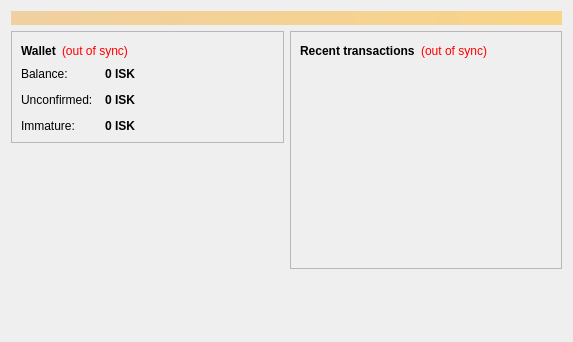
<?xml version="1.0" encoding="UTF-8"?>
<ui version="4.0">
 <class>OverviewPage</class>
 <widget class="QWidget" name="OverviewPage">
  <property name="geometry">
   <rect>
    <x>0</x>
    <y>0</y>
    <width>573</width>
    <height>342</height>
   </rect>
  </property>
  <property name="windowTitle">
   <string>Form</string>
  </property>
  <layout class="QVBoxLayout" name="topLayout">
   <item>
    <widget class="QLabel" name="labelAlerts">
     <property name="visible">
      <bool>false</bool>
     </property>
     <property name="styleSheet">
      <string notr="true">background-color: qlineargradient(x1: 0, y1: 0, x2: 1, y2: 0, stop:0 #F0D0A0, stop:1 #F8D488); color:#000000;</string>
     </property>
     <property name="wordWrap">
      <bool>true</bool>
     </property>
     <property name="margin">
      <number>3</number>
     </property>
    </widget>
   </item>
   <item>
    <layout class="QHBoxLayout" name="horizontalLayout" stretch="1,1">
     <item>
      <layout class="QVBoxLayout" name="verticalLayout_2">
       <item>
        <widget class="QFrame" name="frame">
         <property name="frameShape">
          <enum>QFrame::StyledPanel</enum>
         </property>
         <property name="frameShadow">
          <enum>QFrame::Raised</enum>
         </property>
         <layout class="QVBoxLayout" name="verticalLayout_4">
          <item>
           <layout class="QHBoxLayout" name="horizontalLayout_4">
            <item>
             <widget class="QLabel" name="label_5">
              <property name="font">
               <font>
                <weight>75</weight>
                <bold>true</bold>
               </font>
              </property>
              <property name="text">
               <string>Wallet</string>
              </property>
             </widget>
            </item>
            <item>
             <widget class="QLabel" name="labelWalletStatus">
              <property name="toolTip">
               <string>The displayed information may be out of date. Your wallet automatically synchronizes with the Iskies network after a connection is established, but this process has not completed yet.</string>
              </property>
              <property name="styleSheet">
               <string notr="true">QLabel { color: red; }</string>
              </property>
              <property name="text">
               <string notr="true">(out of sync)</string>
              </property>
              <property name="alignment">
               <set>Qt::AlignLeading|Qt::AlignLeft|Qt::AlignVCenter</set>
              </property>
             </widget>
            </item>
            <item>
             <spacer name="horizontalSpacer_2">
              <property name="orientation">
               <enum>Qt::Horizontal</enum>
              </property>
              <property name="sizeHint" stdset="0">
               <size>
                <width>40</width>
                <height>20</height>
               </size>
              </property>
             </spacer>
            </item>
           </layout>
          </item>
          <item>
           <layout class="QFormLayout" name="formLayout_2">
            <property name="fieldGrowthPolicy">
             <enum>QFormLayout::AllNonFixedFieldsGrow</enum>
            </property>
            <property name="horizontalSpacing">
             <number>12</number>
            </property>
            <property name="verticalSpacing">
             <number>12</number>
            </property>
            <item row="0" column="0">
             <widget class="QLabel" name="label">
              <property name="text">
               <string>Balance:</string>
              </property>
             </widget>
            </item>
            <item row="0" column="1">
             <widget class="QLabel" name="labelBalance">
              <property name="font">
               <font>
                <weight>75</weight>
                <bold>true</bold>
               </font>
              </property>
              <property name="cursor">
               <cursorShape>IBeamCursor</cursorShape>
              </property>
              <property name="toolTip">
               <string>Your current balance</string>
              </property>
              <property name="text">
               <string notr="true">0 ISK</string>
              </property>
              <property name="textInteractionFlags">
               <set>Qt::LinksAccessibleByMouse|Qt::TextSelectableByKeyboard|Qt::TextSelectableByMouse</set>
              </property>
             </widget>
            </item>
            <item row="1" column="0">
             <widget class="QLabel" name="label_3">
              <property name="text">
               <string>Unconfirmed:</string>
              </property>
             </widget>
            </item>
            <item row="1" column="1">
             <widget class="QLabel" name="labelUnconfirmed">
              <property name="font">
               <font>
                <weight>75</weight>
                <bold>true</bold>
               </font>
              </property>
              <property name="cursor">
               <cursorShape>IBeamCursor</cursorShape>
              </property>
              <property name="toolTip">
               <string>Total of transactions that have yet to be confirmed, and do not yet count toward the current balance</string>
              </property>
              <property name="text">
               <string notr="true">0 ISK</string>
              </property>
              <property name="textInteractionFlags">
               <set>Qt::LinksAccessibleByMouse|Qt::TextSelectableByKeyboard|Qt::TextSelectableByMouse</set>
              </property>
             </widget>
            </item>
            <item row="2" column="0">
             <widget class="QLabel" name="labelImmatureText">
              <property name="text">
               <string>Immature:</string>
              </property>
             </widget>
            </item>
            <item row="2" column="1">
             <widget class="QLabel" name="labelImmature">
              <property name="font">
               <font>
                <weight>75</weight>
                <bold>true</bold>
               </font>
              </property>
              <property name="toolTip">
               <string>Mined balance that has not yet matured</string>
              </property>
              <property name="text">
               <string notr="true">0 ISK</string>
              </property>
              <property name="textInteractionFlags">
               <set>Qt::LinksAccessibleByMouse|Qt::TextSelectableByKeyboard|Qt::TextSelectableByMouse</set>
              </property>
             </widget>
            </item>
           </layout>
          </item>
         </layout>
        </widget>
       </item>
       <item>
        <spacer name="verticalSpacer">
         <property name="orientation">
          <enum>Qt::Vertical</enum>
         </property>
         <property name="sizeHint" stdset="0">
          <size>
           <width>20</width>
           <height>40</height>
          </size>
         </property>
        </spacer>
       </item>
      </layout>
     </item>
     <item>
      <layout class="QVBoxLayout" name="verticalLayout_3">
       <item>
        <widget class="QFrame" name="frame_2">
         <property name="frameShape">
          <enum>QFrame::StyledPanel</enum>
         </property>
         <property name="frameShadow">
          <enum>QFrame::Raised</enum>
         </property>
         <layout class="QVBoxLayout" name="verticalLayout">
          <item>
           <layout class="QHBoxLayout" name="horizontalLayout_2">
            <item>
             <widget class="QLabel" name="label_4">
              <property name="text">
               <string>&lt;b&gt;Recent transactions&lt;/b&gt;</string>
              </property>
             </widget>
            </item>
            <item>
             <widget class="QLabel" name="labelTransactionsStatus">
              <property name="toolTip">
               <string>The displayed information may be out of date. Your wallet automatically synchronizes with the Iskies network after a connection is established, but this process has not completed yet.</string>
              </property>
              <property name="styleSheet">
               <string notr="true">QLabel { color: red; }</string>
              </property>
              <property name="text">
               <string notr="true">(out of sync)</string>
              </property>
              <property name="alignment">
               <set>Qt::AlignRight|Qt::AlignTrailing|Qt::AlignVCenter</set>
              </property>
             </widget>
            </item>
            <item>
             <spacer name="horizontalSpacer">
              <property name="orientation">
               <enum>Qt::Horizontal</enum>
              </property>
              <property name="sizeHint" stdset="0">
               <size>
                <width>40</width>
                <height>20</height>
               </size>
              </property>
             </spacer>
            </item>
           </layout>
          </item>
          <item>
           <widget class="QListView" name="listTransactions">
            <property name="styleSheet">
             <string notr="true">QListView { background: transparent; }</string>
            </property>
            <property name="frameShape">
             <enum>QFrame::NoFrame</enum>
            </property>
            <property name="verticalScrollBarPolicy">
             <enum>Qt::ScrollBarAlwaysOff</enum>
            </property>
            <property name="horizontalScrollBarPolicy">
             <enum>Qt::ScrollBarAlwaysOff</enum>
            </property>
            <property name="selectionMode">
             <enum>QAbstractItemView::NoSelection</enum>
            </property>
           </widget>
          </item>
         </layout>
        </widget>
       </item>
       <item>
        <spacer name="verticalSpacer_2">
         <property name="orientation">
          <enum>Qt::Vertical</enum>
         </property>
         <property name="sizeHint" stdset="0">
          <size>
           <width>20</width>
           <height>40</height>
          </size>
         </property>
        </spacer>
       </item>
      </layout>
     </item>
    </layout>
   </item>
  </layout>
 </widget>
 <resources/>
 <connections/>
</ui>
